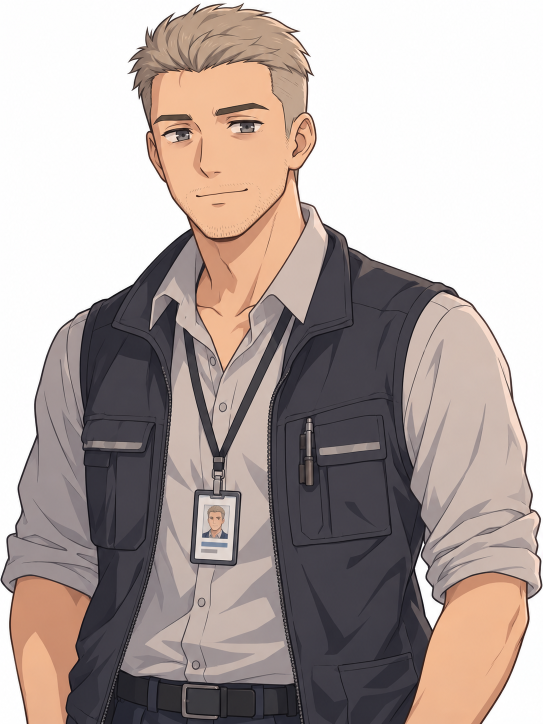
#> input picture assets/gen/sergey_eng_0.png, 1086 x 1448 px (shown at 1/2 size)
$ python _sergey_choice.py
#> lines starting #> are read from the running program, lines starting #| are printed output that depends on the picture
# -*- coding: utf-8 -*-
"""Лист выбора Сергея: партия «постарше» (42) + текущий (33). -> review_72_sergey_choice.png"""
import os
from PIL import Image, ImageDraw, ImageFont
H = os.path.dirname(os.path.abspath(__file__))
G = os.path.join(H, 'assets', 'gen')
REV = os.path.join(H, 'assets', 'review')
F = '/usr/share/fonts/truetype/dejavu/DejaVuSans.ttf'


def font(s):
    return ImageFont.truetype(F, s) if os.path.exists(F) else ImageFont.load_default()


cands = [
    ('СЕЙЧАС в VN: sergey_eng_0 (33 года)', os.path.join(G, 'sergey_eng_0.png')),
    ('flux-2  (3.38₽)  «42»', os.path.join(G, 'sergey_eng_old__flux-2_0.jpg')),
    ('gpt-image-2  (4.06₽)', os.path.join(G, 'sergey_eng_old__gpt-image-2_0.png')),
    ('nano-banana-2  (5.42₽)', os.path.join(G, 'sergey_eng_old__nano-banana-2_0.jpg')),
    ('grok-imagine  (2.51₽)', os.path.join(G, 'sergey_eng_old__grok-imagine_0.jpg')),
]
cw, ch = 470, 640
cols = 3
rows = (len(cands) + cols - 1) // cols
W = cols * cw + (cols + 1) * 12
Hh = 44 + rows * (ch + 40) + 12
sheet = Image.new('RGB', (W, Hh), (18, 20, 26))
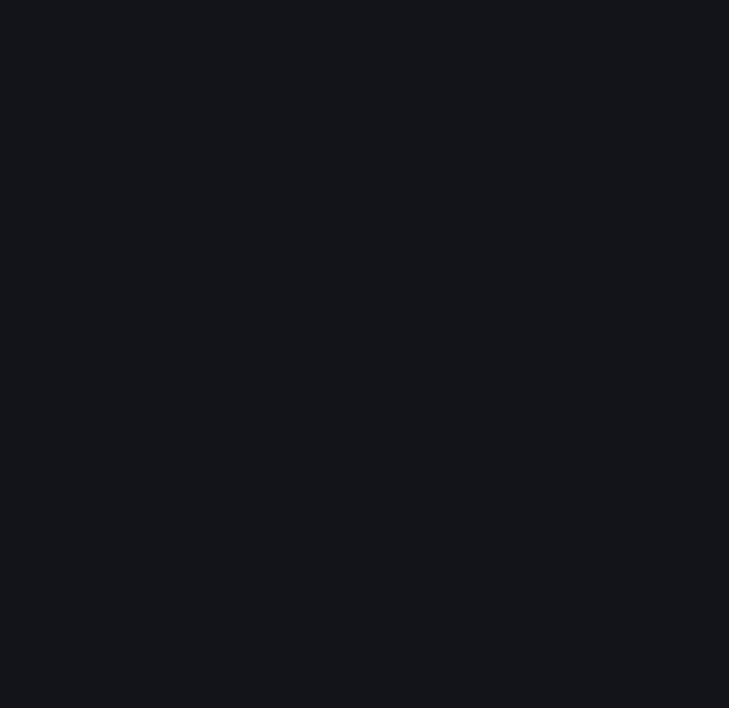
#> sheet: PIL image 1458x1416 RGB (shown at 1/2 size); mean R, G, B 18, 20, 26
d = ImageDraw.Draw(sheet)
d.text((16, 12), 'Сергей Лихнецкий — партия «постарше» (42): выбор движка',
       fill=(240, 240, 245), font=font(24))
for i, (lbl, p) in enumerate(cands):
    r, c = divmod(i, cols)
    x = 12 + c * (cw + 12)
    y = 52 + r * (ch + 40)
    d.rectangle([x, y, x + cw, y + ch], fill=(30, 33, 40))
    if os.path.exists(p):
        im = Image.open(p).convert('RGB')
#> im is the input picture: PIL image 1086x1448 RGB; mean R, G, B 177.9, 165.6, 161.8
        im.thumbnail((cw - 10, ch - 10), Image.LANCZOS)
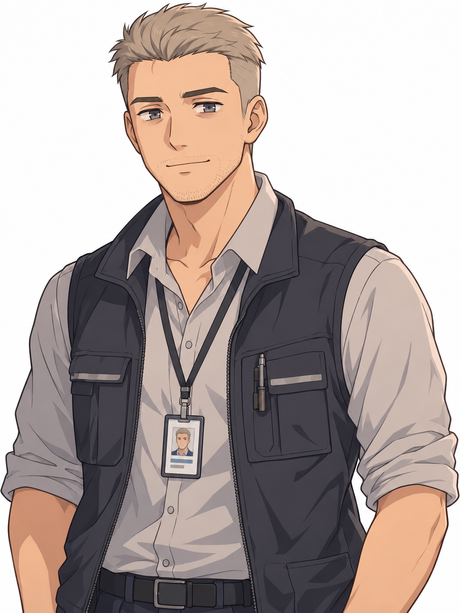
#> im: PIL image 460x613 RGB; mean R, G, B 177.8, 165.6, 161.8
        sheet.paste(im, (x + (cw - im.width) // 2, y + (ch - im.height) // 2))
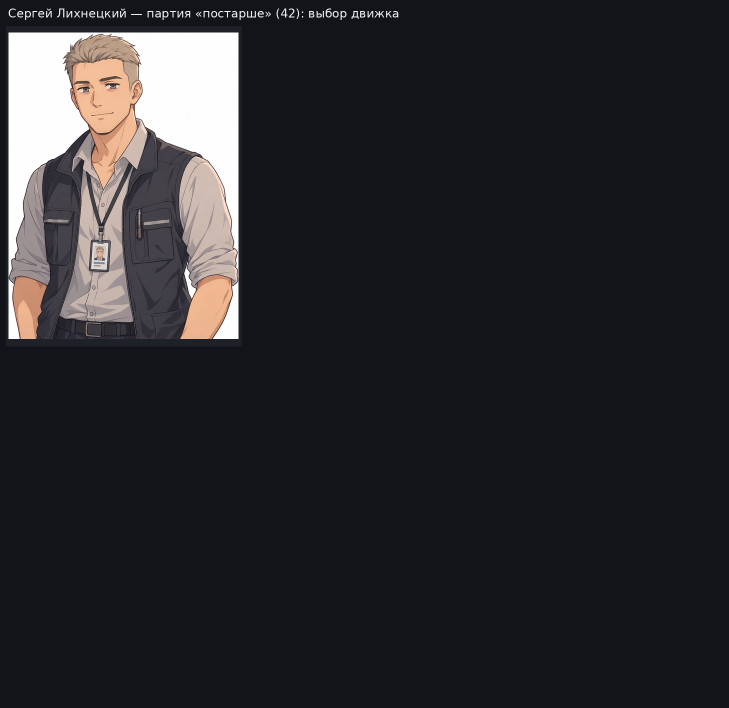
#> sheet: PIL image 1458x1416 RGB (shown at 1/2 size); mean R, G, B 40.3, 40.4, 45.1
    d.text((x + 4, y + ch + 8), lbl, fill=(255, 220, 214), font=font(19))
    d.rectangle([x, y, x + cw, y + ch], outline=(56, 60, 74))
#> pass 2 of the loop `for i, (lbl, p) in enumerate(cands):`:
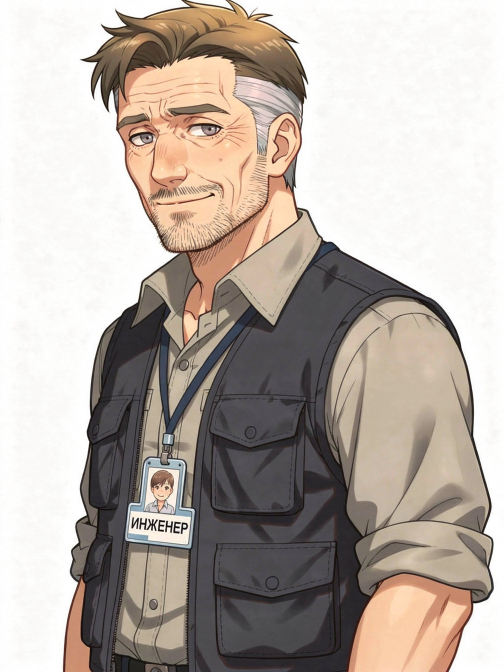
#> input picture assets/gen/sergey_eng_old__flux-2_0.jpg, 1008 x 1344 px (shown at 1/2 size)
#> im is the input picture: PIL image 1008x1344 RGB; mean R, G, B 183.9, 174.1, 166.2
#> `im.thumbnail((cw - 10, ch - 10), Image.LANCZOS)`:
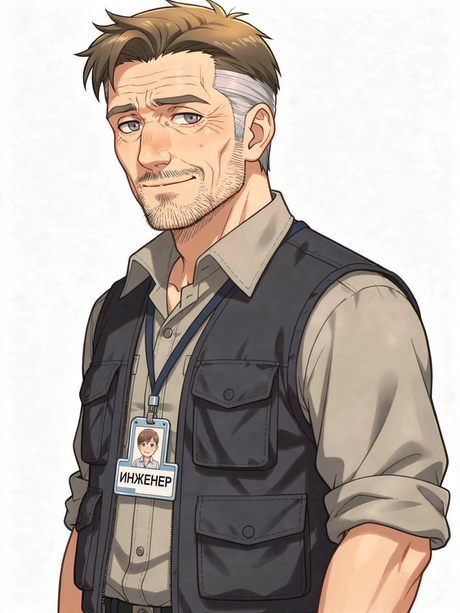
#> im: PIL image 460x613 RGB; mean R, G, B 183.9, 174, 166.2
#> `sheet.paste(im, (x + (cw - im.width) // 2, y + (ch - im.height) // 2))`:
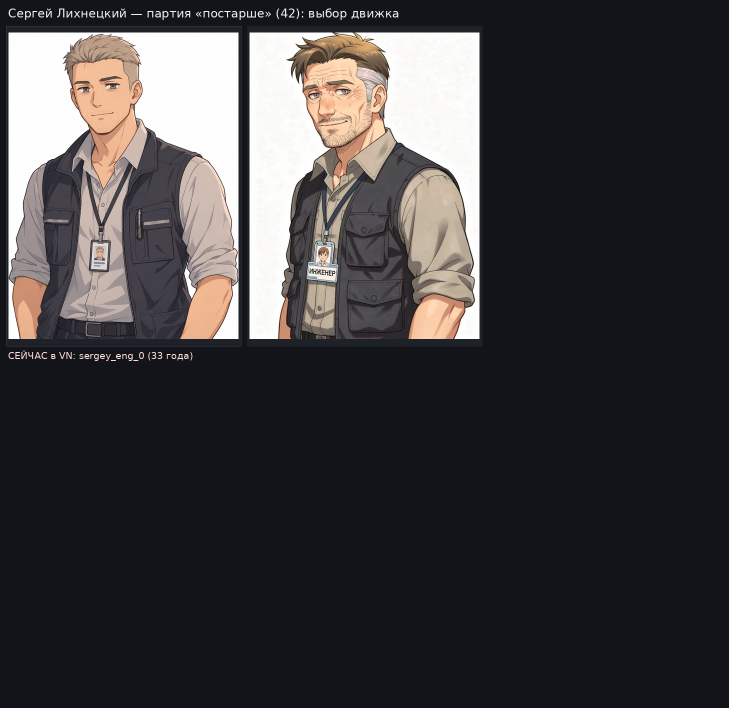
#> sheet: PIL image 1458x1416 RGB (shown at 1/2 size); mean R, G, B 63.3, 61.7, 64.5
#> pass 3 of the loop `for i, (lbl, p) in enumerate(cands):`:
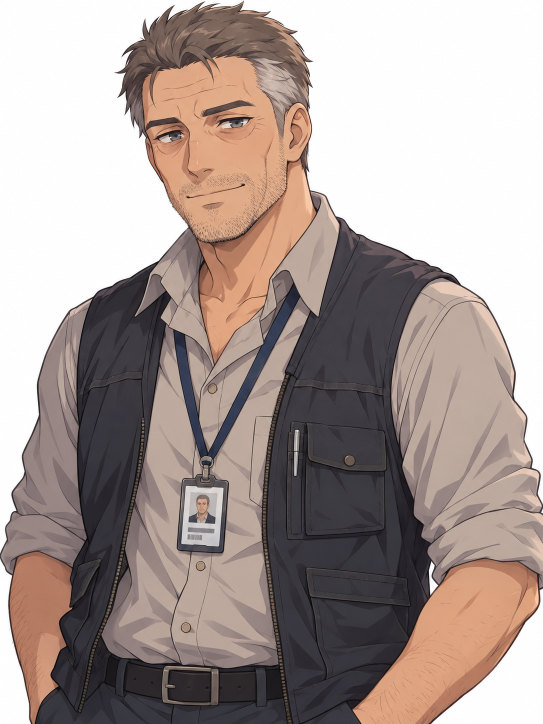
#> input picture assets/gen/sergey_eng_old__gpt-image-2_0.png, 1086 x 1448 px (shown at 1/2 size)
#> im is the input picture: PIL image 1086x1448 RGB; mean R, G, B 170, 156.5, 151.9
#> `im.thumbnail((cw - 10, ch - 10), Image.LANCZOS)`:
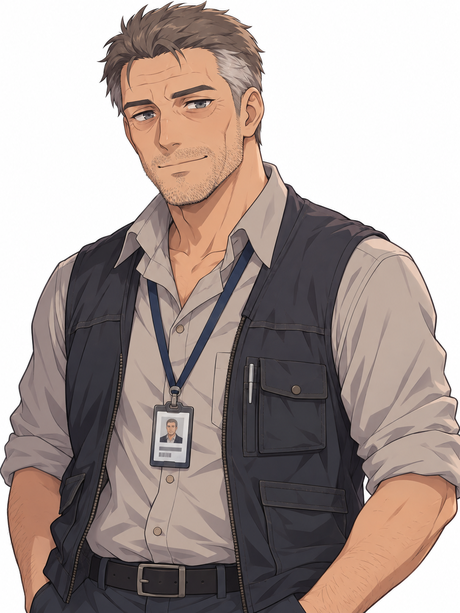
#> im: PIL image 460x613 RGB; mean R, G, B 170, 156.5, 151.9
#> `sheet.paste(im, (x + (cw - im.width) // 2, y + (ch - im.height) // 2))`:
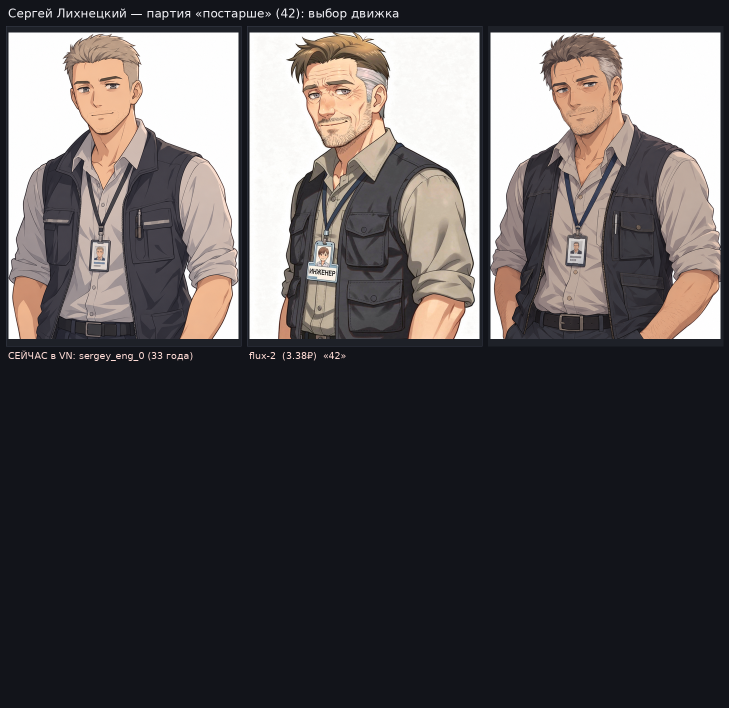
#> sheet: PIL image 1458x1416 RGB (shown at 1/2 size); mean R, G, B 84.3, 80.6, 81.9
#> the loop made 5 passes; the first 3 are shown
out = os.path.join(REV, 'review_72_sergey_choice.png')
sheet.save(out)
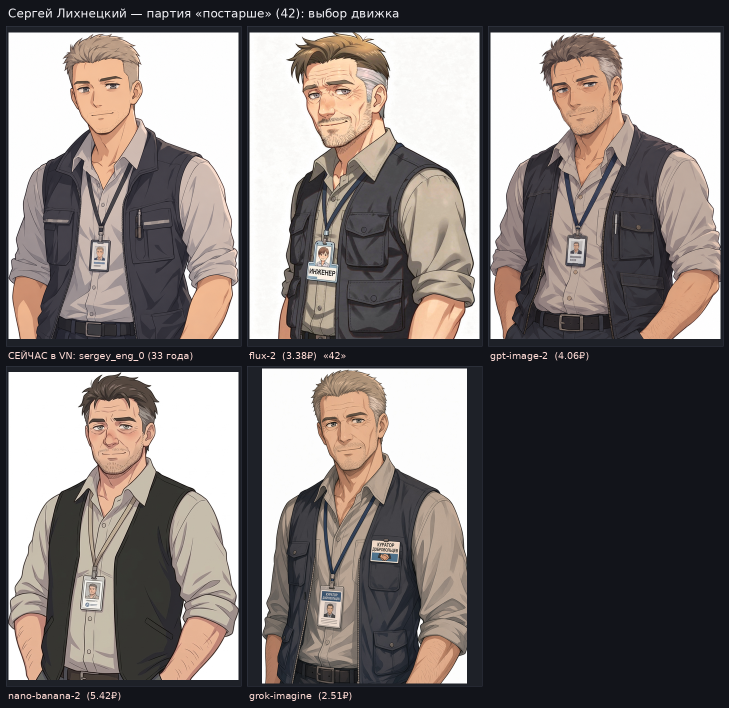
#> saved as review_72_sergey_choice.png: PIL image 1458x1416 RGB (shown at 1/2 size); mean R, G, B 125.1, 118.3, 116.3
print('->', sheet.size)
#| -> (1458, 1416)
